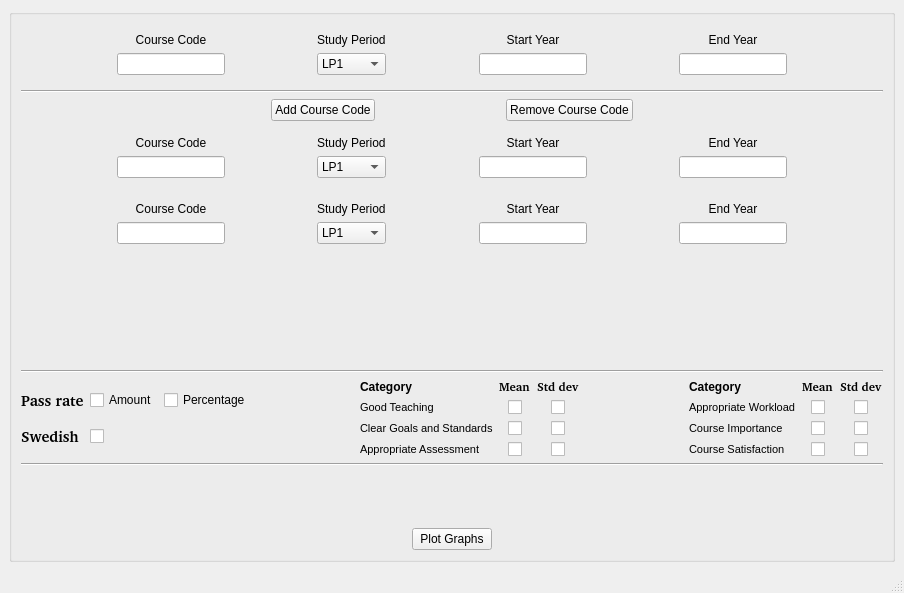
<?xml version="1.0" encoding="UTF-8"?>
<ui version="4.0">
 <class>MainWindow</class>
 <widget class="QMainWindow" name="MainWindow">
  <property name="geometry">
   <rect>
    <x>0</x>
    <y>0</y>
    <width>904</width>
    <height>593</height>
   </rect>
  </property>
  <property name="sizePolicy">
   <sizepolicy hsizetype="MinimumExpanding" vsizetype="MinimumExpanding">
    <horstretch>0</horstretch>
    <verstretch>0</verstretch>
   </sizepolicy>
  </property>
  <property name="windowTitle">
   <string>CEQ Grapher</string>
  </property>
  <widget class="QWidget" name="centralwidget">
   <layout class="QVBoxLayout" name="verticalLayout_13">
    <item>
     <widget class="QGroupBox" name="groupBox">
      <property name="title">
       <string/>
      </property>
      <layout class="QVBoxLayout" name="verticalLayout_14">
       <item>
        <widget class="QWidget" name="widget_1" native="true">
         <layout class="QHBoxLayout" name="horizontalLayout_7">
          <item>
           <layout class="QHBoxLayout" name="horizontalLayout">
            <item>
             <spacer name="horizontalSpacer">
              <property name="orientation">
               <enum>Qt::Horizontal</enum>
              </property>
              <property name="sizeHint" stdset="0">
               <size>
                <width>40</width>
                <height>20</height>
               </size>
              </property>
             </spacer>
            </item>
            <item>
             <layout class="QVBoxLayout" name="verticalLayout">
              <item>
               <widget class="QLabel" name="label">
                <property name="text">
                 <string>Course Code</string>
                </property>
                <property name="alignment">
                 <set>Qt::AlignCenter</set>
                </property>
               </widget>
              </item>
              <item>
               <widget class="QLineEdit" name="courseCode_1"/>
              </item>
             </layout>
            </item>
            <item>
             <spacer name="horizontalSpacer_3">
              <property name="orientation">
               <enum>Qt::Horizontal</enum>
              </property>
              <property name="sizeHint" stdset="0">
               <size>
                <width>40</width>
                <height>20</height>
               </size>
              </property>
             </spacer>
            </item>
            <item>
             <layout class="QVBoxLayout" name="verticalLayout_2">
              <item>
               <widget class="QLabel" name="label_2">
                <property name="text">
                 <string>Study Period</string>
                </property>
               </widget>
              </item>
              <item>
               <widget class="QComboBox" name="studyPeriod_1">
                <item>
                 <property name="text">
                  <string>LP1</string>
                 </property>
                </item>
                <item>
                 <property name="text">
                  <string>LP2</string>
                 </property>
                </item>
                <item>
                 <property name="text">
                  <string>LP3</string>
                 </property>
                </item>
                <item>
                 <property name="text">
                  <string>LP4</string>
                 </property>
                </item>
               </widget>
              </item>
             </layout>
            </item>
            <item>
             <spacer name="horizontalSpacer_4">
              <property name="orientation">
               <enum>Qt::Horizontal</enum>
              </property>
              <property name="sizeHint" stdset="0">
               <size>
                <width>40</width>
                <height>20</height>
               </size>
              </property>
             </spacer>
            </item>
            <item>
             <layout class="QVBoxLayout" name="verticalLayout_3">
              <item>
               <widget class="QLabel" name="label_3">
                <property name="text">
                 <string>Start Year</string>
                </property>
                <property name="alignment">
                 <set>Qt::AlignCenter</set>
                </property>
               </widget>
              </item>
              <item>
               <widget class="QLineEdit" name="startYear_1"/>
              </item>
             </layout>
            </item>
            <item>
             <spacer name="horizontalSpacer_5">
              <property name="orientation">
               <enum>Qt::Horizontal</enum>
              </property>
              <property name="sizeHint" stdset="0">
               <size>
                <width>40</width>
                <height>20</height>
               </size>
              </property>
             </spacer>
            </item>
            <item>
             <layout class="QVBoxLayout" name="verticalLayout_4">
              <item>
               <widget class="QLabel" name="label_4">
                <property name="text">
                 <string>End Year</string>
                </property>
                <property name="alignment">
                 <set>Qt::AlignCenter</set>
                </property>
               </widget>
              </item>
              <item>
               <widget class="QLineEdit" name="endYear_1"/>
              </item>
             </layout>
            </item>
            <item>
             <spacer name="horizontalSpacer_2">
              <property name="orientation">
               <enum>Qt::Horizontal</enum>
              </property>
              <property name="sizeHint" stdset="0">
               <size>
                <width>40</width>
                <height>20</height>
               </size>
              </property>
             </spacer>
            </item>
           </layout>
          </item>
         </layout>
        </widget>
       </item>
       <item>
        <widget class="Line" name="line">
         <property name="orientation">
          <enum>Qt::Horizontal</enum>
         </property>
        </widget>
       </item>
       <item>
        <layout class="QHBoxLayout" name="horizontalLayout_4">
         <item>
          <spacer name="horizontalSpacer_11">
           <property name="orientation">
            <enum>Qt::Horizontal</enum>
           </property>
           <property name="sizeHint" stdset="0">
            <size>
             <width>40</width>
             <height>20</height>
            </size>
           </property>
          </spacer>
         </item>
         <item>
          <spacer name="horizontalSpacer_7">
           <property name="orientation">
            <enum>Qt::Horizontal</enum>
           </property>
           <property name="sizeHint" stdset="0">
            <size>
             <width>40</width>
             <height>20</height>
            </size>
           </property>
          </spacer>
         </item>
         <item>
          <widget class="QPushButton" name="addCourseButton">
           <property name="toolTip">
            <string>Note! Only add the same course with a different course code</string>
           </property>
           <property name="text">
            <string>Add Course Code</string>
           </property>
          </widget>
         </item>
         <item>
          <spacer name="horizontalSpacer_6">
           <property name="orientation">
            <enum>Qt::Horizontal</enum>
           </property>
           <property name="sizeHint" stdset="0">
            <size>
             <width>40</width>
             <height>20</height>
            </size>
           </property>
          </spacer>
         </item>
         <item>
          <widget class="QPushButton" name="removeCourseButton">
           <property name="text">
            <string>Remove Course Code</string>
           </property>
          </widget>
         </item>
         <item>
          <spacer name="horizontalSpacer_8">
           <property name="orientation">
            <enum>Qt::Horizontal</enum>
           </property>
           <property name="sizeHint" stdset="0">
            <size>
             <width>40</width>
             <height>20</height>
            </size>
           </property>
          </spacer>
         </item>
         <item>
          <spacer name="horizontalSpacer_12">
           <property name="orientation">
            <enum>Qt::Horizontal</enum>
           </property>
           <property name="sizeHint" stdset="0">
            <size>
             <width>40</width>
             <height>20</height>
            </size>
           </property>
          </spacer>
         </item>
        </layout>
       </item>
       <item>
        <widget class="QWidget" name="widget_2" native="true">
         <layout class="QVBoxLayout" name="verticalLayout_18">
          <item>
           <layout class="QHBoxLayout" name="horizontalLayout_3">
            <item>
             <spacer name="horizontalSpacer_9">
              <property name="orientation">
               <enum>Qt::Horizontal</enum>
              </property>
              <property name="sizeHint" stdset="0">
               <size>
                <width>40</width>
                <height>20</height>
               </size>
              </property>
             </spacer>
            </item>
            <item>
             <layout class="QVBoxLayout" name="verticalLayout_5">
              <item>
               <widget class="QLabel" name="label_5">
                <property name="text">
                 <string>Course Code</string>
                </property>
                <property name="alignment">
                 <set>Qt::AlignCenter</set>
                </property>
               </widget>
              </item>
              <item>
               <widget class="QLineEdit" name="courseCode_2"/>
              </item>
             </layout>
            </item>
            <item>
             <spacer name="horizontalSpacer_10">
              <property name="orientation">
               <enum>Qt::Horizontal</enum>
              </property>
              <property name="sizeHint" stdset="0">
               <size>
                <width>40</width>
                <height>20</height>
               </size>
              </property>
             </spacer>
            </item>
            <item>
             <layout class="QVBoxLayout" name="verticalLayout_6">
              <item>
               <widget class="QLabel" name="label_6">
                <property name="text">
                 <string>Study Period</string>
                </property>
               </widget>
              </item>
              <item>
               <widget class="QComboBox" name="studyPeriod_2">
                <item>
                 <property name="text">
                  <string>LP1</string>
                 </property>
                </item>
                <item>
                 <property name="text">
                  <string>LP2</string>
                 </property>
                </item>
                <item>
                 <property name="text">
                  <string>LP3</string>
                 </property>
                </item>
                <item>
                 <property name="text">
                  <string>LP4</string>
                 </property>
                </item>
               </widget>
              </item>
             </layout>
            </item>
            <item>
             <spacer name="horizontalSpacer_13">
              <property name="orientation">
               <enum>Qt::Horizontal</enum>
              </property>
              <property name="sizeHint" stdset="0">
               <size>
                <width>40</width>
                <height>20</height>
               </size>
              </property>
             </spacer>
            </item>
            <item>
             <layout class="QVBoxLayout" name="verticalLayout_7">
              <item>
               <widget class="QLabel" name="label_7">
                <property name="text">
                 <string>Start Year</string>
                </property>
                <property name="alignment">
                 <set>Qt::AlignCenter</set>
                </property>
               </widget>
              </item>
              <item>
               <widget class="QLineEdit" name="startYear_2"/>
              </item>
             </layout>
            </item>
            <item>
             <spacer name="horizontalSpacer_14">
              <property name="orientation">
               <enum>Qt::Horizontal</enum>
              </property>
              <property name="sizeHint" stdset="0">
               <size>
                <width>40</width>
                <height>20</height>
               </size>
              </property>
             </spacer>
            </item>
            <item>
             <layout class="QVBoxLayout" name="verticalLayout_8">
              <item>
               <widget class="QLabel" name="label_8">
                <property name="text">
                 <string>End Year</string>
                </property>
                <property name="alignment">
                 <set>Qt::AlignCenter</set>
                </property>
               </widget>
              </item>
              <item>
               <widget class="QLineEdit" name="endYear_2"/>
              </item>
             </layout>
            </item>
            <item>
             <spacer name="horizontalSpacer_15">
              <property name="orientation">
               <enum>Qt::Horizontal</enum>
              </property>
              <property name="sizeHint" stdset="0">
               <size>
                <width>40</width>
                <height>20</height>
               </size>
              </property>
             </spacer>
            </item>
           </layout>
          </item>
         </layout>
        </widget>
       </item>
       <item>
        <widget class="QWidget" name="widget_3" native="true">
         <layout class="QVBoxLayout" name="verticalLayout_19">
          <item>
           <layout class="QHBoxLayout" name="horizontalLayout_5">
            <item>
             <spacer name="horizontalSpacer_16">
              <property name="orientation">
               <enum>Qt::Horizontal</enum>
              </property>
              <property name="sizeHint" stdset="0">
               <size>
                <width>40</width>
                <height>20</height>
               </size>
              </property>
             </spacer>
            </item>
            <item>
             <layout class="QVBoxLayout" name="verticalLayout_9">
              <item>
               <widget class="QLabel" name="label_9">
                <property name="text">
                 <string>Course Code</string>
                </property>
                <property name="alignment">
                 <set>Qt::AlignCenter</set>
                </property>
               </widget>
              </item>
              <item>
               <widget class="QLineEdit" name="courseCode_3"/>
              </item>
             </layout>
            </item>
            <item>
             <spacer name="horizontalSpacer_17">
              <property name="orientation">
               <enum>Qt::Horizontal</enum>
              </property>
              <property name="sizeHint" stdset="0">
               <size>
                <width>40</width>
                <height>20</height>
               </size>
              </property>
             </spacer>
            </item>
            <item>
             <layout class="QVBoxLayout" name="verticalLayout_10">
              <item>
               <widget class="QLabel" name="label_10">
                <property name="text">
                 <string>Study Period</string>
                </property>
               </widget>
              </item>
              <item>
               <widget class="QComboBox" name="studyPeriod_3">
                <item>
                 <property name="text">
                  <string>LP1</string>
                 </property>
                </item>
                <item>
                 <property name="text">
                  <string>LP2</string>
                 </property>
                </item>
                <item>
                 <property name="text">
                  <string>LP3</string>
                 </property>
                </item>
                <item>
                 <property name="text">
                  <string>LP4</string>
                 </property>
                </item>
               </widget>
              </item>
             </layout>
            </item>
            <item>
             <spacer name="horizontalSpacer_18">
              <property name="orientation">
               <enum>Qt::Horizontal</enum>
              </property>
              <property name="sizeHint" stdset="0">
               <size>
                <width>40</width>
                <height>20</height>
               </size>
              </property>
             </spacer>
            </item>
            <item>
             <layout class="QVBoxLayout" name="verticalLayout_11">
              <item>
               <widget class="QLabel" name="label_11">
                <property name="text">
                 <string>Start Year</string>
                </property>
                <property name="alignment">
                 <set>Qt::AlignCenter</set>
                </property>
               </widget>
              </item>
              <item>
               <widget class="QLineEdit" name="startYear_3"/>
              </item>
             </layout>
            </item>
            <item>
             <spacer name="horizontalSpacer_19">
              <property name="orientation">
               <enum>Qt::Horizontal</enum>
              </property>
              <property name="sizeHint" stdset="0">
               <size>
                <width>40</width>
                <height>20</height>
               </size>
              </property>
             </spacer>
            </item>
            <item>
             <layout class="QVBoxLayout" name="verticalLayout_12">
              <item>
               <widget class="QLabel" name="label_12">
                <property name="text">
                 <string>End Year</string>
                </property>
                <property name="alignment">
                 <set>Qt::AlignCenter</set>
                </property>
               </widget>
              </item>
              <item>
               <widget class="QLineEdit" name="endYear_3"/>
              </item>
             </layout>
            </item>
            <item>
             <spacer name="horizontalSpacer_20">
              <property name="orientation">
               <enum>Qt::Horizontal</enum>
              </property>
              <property name="sizeHint" stdset="0">
               <size>
                <width>40</width>
                <height>20</height>
               </size>
              </property>
             </spacer>
            </item>
           </layout>
          </item>
         </layout>
        </widget>
       </item>
       <item>
        <spacer name="verticalSpacer">
         <property name="orientation">
          <enum>Qt::Vertical</enum>
         </property>
         <property name="sizeHint" stdset="0">
          <size>
           <width>20</width>
           <height>38</height>
          </size>
         </property>
        </spacer>
       </item>
       <item>
        <spacer name="verticalSpacer_4">
         <property name="font">
          <font>
           <pointsize>8</pointsize>
          </font>
         </property>
         <property name="orientation">
          <enum>Qt::Vertical</enum>
         </property>
         <property name="sizeHint" stdset="0">
          <size>
           <width>20</width>
           <height>15</height>
          </size>
         </property>
        </spacer>
       </item>
       <item>
        <widget class="Line" name="line_2">
         <property name="orientation">
          <enum>Qt::Horizontal</enum>
         </property>
        </widget>
       </item>
       <item>
        <layout class="QHBoxLayout" name="horizontalLayout_6">
         <item>
          <layout class="QGridLayout" name="gridLayout_6">
           <item row="0" column="0">
            <widget class="QLabel" name="label_17">
             <property name="font">
              <font>
               <family>Bitstream Charter</family>
               <pointsize>11</pointsize>
               <weight>75</weight>
               <bold>true</bold>
              </font>
             </property>
             <property name="text">
              <string>Pass rate</string>
             </property>
            </widget>
           </item>
           <item row="0" column="1">
            <widget class="QCheckBox" name="amountBox">
             <property name="text">
              <string>Amount</string>
             </property>
            </widget>
           </item>
           <item row="0" column="2">
            <widget class="QCheckBox" name="percentageBox">
             <property name="text">
              <string>Percentage</string>
             </property>
            </widget>
           </item>
           <item row="1" column="1">
            <widget class="QCheckBox" name="checkBox">
             <property name="text">
              <string/>
             </property>
            </widget>
           </item>
           <item row="1" column="0">
            <widget class="QLabel" name="label_13">
             <property name="font">
              <font>
               <family>Bitstream Charter</family>
               <pointsize>11</pointsize>
               <weight>75</weight>
               <bold>true</bold>
              </font>
             </property>
             <property name="text">
              <string>Swedish</string>
             </property>
            </widget>
           </item>
          </layout>
         </item>
         <item>
          <spacer name="horizontalSpacer_27">
           <property name="orientation">
            <enum>Qt::Horizontal</enum>
           </property>
           <property name="sizeHint" stdset="0">
            <size>
             <width>40</width>
             <height>20</height>
            </size>
           </property>
          </spacer>
         </item>
         <item>
          <layout class="QGridLayout" name="gridLayout_2">
           <item row="0" column="2">
            <widget class="QLabel" name="label_19">
             <property name="font">
              <font>
               <family>Bitstream Charter</family>
               <weight>75</weight>
               <bold>true</bold>
              </font>
             </property>
             <property name="text">
              <string>Std dev</string>
             </property>
            </widget>
           </item>
           <item row="2" column="1" alignment="Qt::AlignHCenter">
            <widget class="QCheckBox" name="meanGoals">
             <property name="text">
              <string/>
             </property>
            </widget>
           </item>
           <item row="3" column="1" alignment="Qt::AlignHCenter">
            <widget class="QCheckBox" name="meanAssessment">
             <property name="text">
              <string/>
             </property>
            </widget>
           </item>
           <item row="0" column="1">
            <widget class="QLabel" name="label_18">
             <property name="font">
              <font>
               <family>Bitstream Charter</family>
               <weight>75</weight>
               <bold>true</bold>
              </font>
             </property>
             <property name="text">
              <string>Mean</string>
             </property>
            </widget>
           </item>
           <item row="1" column="1" alignment="Qt::AlignHCenter">
            <widget class="QCheckBox" name="meanTeaching">
             <property name="text">
              <string/>
             </property>
            </widget>
           </item>
           <item row="2" column="2" alignment="Qt::AlignHCenter">
            <widget class="QCheckBox" name="stdGoals">
             <property name="text">
              <string/>
             </property>
            </widget>
           </item>
           <item row="1" column="2" alignment="Qt::AlignHCenter">
            <widget class="QCheckBox" name="stdTeaching">
             <property name="text">
              <string/>
             </property>
            </widget>
           </item>
           <item row="3" column="2" alignment="Qt::AlignHCenter">
            <widget class="QCheckBox" name="stdAssessment">
             <property name="text">
              <string/>
             </property>
            </widget>
           </item>
           <item row="1" column="0">
            <widget class="QLabel" name="label_20">
             <property name="font">
              <font>
               <pointsize>8</pointsize>
              </font>
             </property>
             <property name="text">
              <string>Good Teaching</string>
             </property>
            </widget>
           </item>
           <item row="2" column="0">
            <widget class="QLabel" name="label_21">
             <property name="font">
              <font>
               <pointsize>8</pointsize>
              </font>
             </property>
             <property name="text">
              <string>Clear Goals and Standards</string>
             </property>
            </widget>
           </item>
           <item row="3" column="0">
            <widget class="QLabel" name="label_22">
             <property name="font">
              <font>
               <pointsize>8</pointsize>
              </font>
             </property>
             <property name="text">
              <string>Appropriate Assessment</string>
             </property>
            </widget>
           </item>
           <item row="0" column="0">
            <widget class="QLabel" name="label_28">
             <property name="font">
              <font>
               <weight>75</weight>
               <bold>true</bold>
              </font>
             </property>
             <property name="text">
              <string>Category</string>
             </property>
            </widget>
           </item>
          </layout>
         </item>
         <item>
          <spacer name="horizontalSpacer_28">
           <property name="orientation">
            <enum>Qt::Horizontal</enum>
           </property>
           <property name="sizeHint" stdset="0">
            <size>
             <width>40</width>
             <height>20</height>
            </size>
           </property>
          </spacer>
         </item>
         <item>
          <layout class="QGridLayout" name="gridLayout_3">
           <item row="0" column="2">
            <widget class="QLabel" name="label_23">
             <property name="font">
              <font>
               <family>Bitstream Charter</family>
               <weight>75</weight>
               <bold>true</bold>
              </font>
             </property>
             <property name="text">
              <string>Std dev</string>
             </property>
            </widget>
           </item>
           <item row="2" column="1" alignment="Qt::AlignHCenter">
            <widget class="QCheckBox" name="meanImportance">
             <property name="text">
              <string/>
             </property>
            </widget>
           </item>
           <item row="3" column="1" alignment="Qt::AlignHCenter">
            <widget class="QCheckBox" name="meanSatisfaction">
             <property name="text">
              <string/>
             </property>
            </widget>
           </item>
           <item row="0" column="1">
            <widget class="QLabel" name="label_24">
             <property name="font">
              <font>
               <family>Bitstream Charter</family>
               <weight>75</weight>
               <bold>true</bold>
              </font>
             </property>
             <property name="text">
              <string>Mean</string>
             </property>
            </widget>
           </item>
           <item row="1" column="1" alignment="Qt::AlignHCenter">
            <widget class="QCheckBox" name="meanWorkload">
             <property name="text">
              <string/>
             </property>
            </widget>
           </item>
           <item row="2" column="2" alignment="Qt::AlignHCenter">
            <widget class="QCheckBox" name="stdImportance">
             <property name="text">
              <string/>
             </property>
            </widget>
           </item>
           <item row="1" column="2" alignment="Qt::AlignHCenter">
            <widget class="QCheckBox" name="stdWorkload">
             <property name="text">
              <string/>
             </property>
            </widget>
           </item>
           <item row="3" column="2" alignment="Qt::AlignHCenter">
            <widget class="QCheckBox" name="stdSatisfaction">
             <property name="text">
              <string/>
             </property>
            </widget>
           </item>
           <item row="1" column="0">
            <widget class="QLabel" name="label_25">
             <property name="font">
              <font>
               <pointsize>8</pointsize>
              </font>
             </property>
             <property name="text">
              <string>Appropriate Workload</string>
             </property>
            </widget>
           </item>
           <item row="2" column="0">
            <widget class="QLabel" name="label_26">
             <property name="font">
              <font>
               <pointsize>8</pointsize>
              </font>
             </property>
             <property name="text">
              <string>Course Importance</string>
             </property>
            </widget>
           </item>
           <item row="3" column="0">
            <widget class="QLabel" name="label_27">
             <property name="font">
              <font>
               <pointsize>8</pointsize>
              </font>
             </property>
             <property name="text">
              <string>Course Satisfaction</string>
             </property>
            </widget>
           </item>
           <item row="0" column="0">
            <widget class="QLabel" name="label_29">
             <property name="font">
              <font>
               <weight>75</weight>
               <bold>true</bold>
              </font>
             </property>
             <property name="text">
              <string>Category</string>
             </property>
            </widget>
           </item>
          </layout>
         </item>
        </layout>
       </item>
       <item>
        <widget class="Line" name="line_3">
         <property name="orientation">
          <enum>Qt::Horizontal</enum>
         </property>
        </widget>
       </item>
       <item>
        <spacer name="verticalSpacer_5">
         <property name="orientation">
          <enum>Qt::Vertical</enum>
         </property>
         <property name="sizeHint" stdset="0">
          <size>
           <width>20</width>
           <height>38</height>
          </size>
         </property>
        </spacer>
       </item>
       <item>
        <layout class="QHBoxLayout" name="horizontalLayout_10">
         <item>
          <spacer name="horizontalSpacer_23">
           <property name="orientation">
            <enum>Qt::Horizontal</enum>
           </property>
           <property name="sizeHint" stdset="0">
            <size>
             <width>40</width>
             <height>20</height>
            </size>
           </property>
          </spacer>
         </item>
         <item>
          <widget class="QPushButton" name="plotGraphsButton">
           <property name="toolTip">
            <string>Note! Only add the same course with a different course code</string>
           </property>
           <property name="text">
            <string>Plot Graphs</string>
           </property>
          </widget>
         </item>
         <item>
          <spacer name="horizontalSpacer_24">
           <property name="orientation">
            <enum>Qt::Horizontal</enum>
           </property>
           <property name="sizeHint" stdset="0">
            <size>
             <width>40</width>
             <height>20</height>
            </size>
           </property>
          </spacer>
         </item>
        </layout>
       </item>
      </layout>
     </widget>
    </item>
   </layout>
  </widget>
  <widget class="QStatusBar" name="statusbar">
   <property name="enabled">
    <bool>true</bool>
   </property>
  </widget>
 </widget>
 <resources/>
 <connections/>
</ui>
